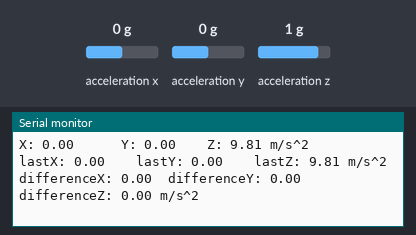
Bench run of a sketch on a simulated Arduino Leonardo, built with avr-gcc and run on an emulated ATmega32U4. On the bench: the last lines printed to the serial monitor. The inputs (shaded band) are chosen by the test bench; at power-on: acceleration x 0 g, acceleration y 0 g, acceleration z 1 g.

Above: at 1.2 s.
1.3 s: acceleration x set to -1.4 g
At 2.4 s:
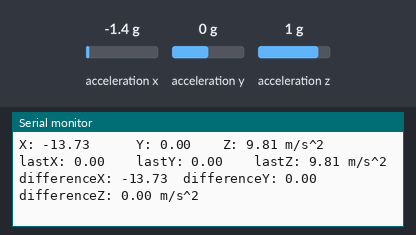
2.8 s: acceleration y set to -1.4 g
At 3.5 s:
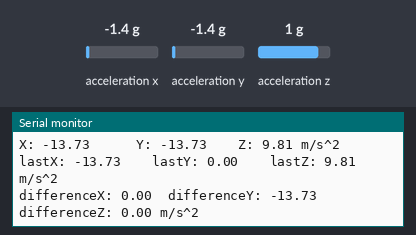
4.3 s: acceleration z set to -1.4 g
At 5.7 s:
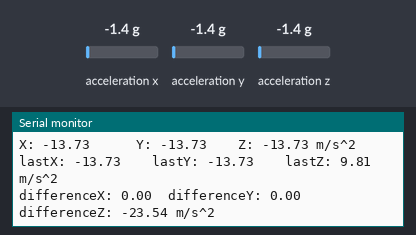
Timing chart, 0 to 7.3 s (numbered marks = the images above; inputs shaded):
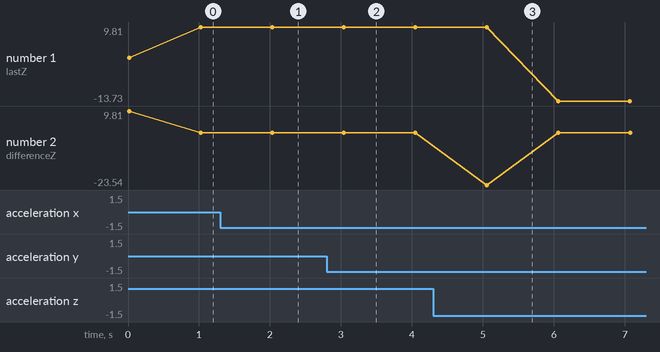

Measured:
- after the input at 1.3 s, the serial monitor: prints a new line after 0.73 s (image 1)
- after the input at 2.8 s, the serial monitor: prints a new line after 0.24 s (image 2)
- after the input at 4.3 s, the serial monitor: prints a new line after 0.75 s (image 3)

The sketch:

AccelSens.ino
```cpp
// Basic demo for accelerometer readings from Adafruit LIS3DH

#include <Wire.h>
#include <SPI.h>
#include <Adafruit_LIS3DH.h>
#include <Adafruit_Sensor.h>

// Used for software SPI
#define LIS3DH_CLK 13
#define LIS3DH_MISO 12
#define LIS3DH_MOSI 11
// Used for hardware & software SPI
#define LIS3DH_CS 10
/*
 * Wiring
 * Vin>>>>>>>>>5V
 * GND>>>>>>>>>GND
 * SCL>>>>>>>>>13
 * SDA>>>>>>>>>11
 * SD0>>>>>>>>>12
 * CS>>>>>>>>>>10
 */
// software SPI
Adafruit_LIS3DH lis = Adafruit_LIS3DH(LIS3DH_CS, LIS3DH_MOSI, LIS3DH_MISO, LIS3DH_CLK);

#if defined(ARDUINO_ARCH_SAMD)
#endif

float lastx;
float lasty;
float lastz;
float differencex;
float differencey;
float differencez;

void setup(void) {
#ifndef ESP8266
  while (!Serial);     // will pause Zero, Leonardo, etc until serial console opens
#endif

  Serial.begin(115200);
  Serial.println("LIS3DH test!");

  if (! lis.begin(0x18)) {   // change this to 0x19 for alternative i2c address
    Serial.println("Couldnt start");
    while (1);
  }
  Serial.println("LIS3DH found!");

  lis.setRange(LIS3DH_RANGE_4_G);   // 2, 4, 8 or 16 G!

  Serial.print("Range = "); Serial.print(2 << lis.getRange());
  Serial.println("G");
}

void loop() {
  lis.read();      // get X Y and Z data at once
  sensors_event_t event;
  lis.getEvent(&event);

  /* Display the results (acceleration is measured in m/s^2) */
  Serial.print("X: "); Serial.print(event.acceleration.x);
  Serial.print("\t\t\tY: "); Serial.print(event.acceleration.y);
  Serial.print("\t\tZ: "); Serial.print(event.acceleration.z);
  Serial.print(" m/s^2 \n");

  Serial.print("lastX: "); Serial.print(lastx);
  Serial.print("\t\tlastY: "); Serial.print(lasty);
  Serial.print("\t\tlastZ: "); Serial.print(lastz);
  Serial.print(" m/s^2 \n");

  differencex = event.acceleration.x - lastx;
  differencey = event.acceleration.y - lasty;
  differencez = event.acceleration.z - lastz;

  Serial.print("differenceX: "); Serial.print(differencex);
  Serial.print("\tdifferenceY: "); Serial.print(differencey);
  Serial.print("\tdifferenceZ: "); Serial.print(differencez);
  Serial.println(" m/s^2 \n");

  lastx= event.acceleration.x;
  lasty= event.acceleration.y;
  lastz= event.acceleration.z;


  delay(1000);

}
```
